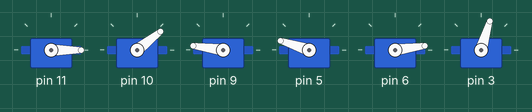
A sketch run on a simulated Arduino Uno, built with avr-gcc and run on an emulated ATmega328P. Parts: 6 × servo. What the sketch prints to the serial monitor is not drawn.

Above: at 6.17 s.
At 6.78 s:
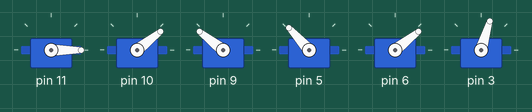
At 7.69 s:
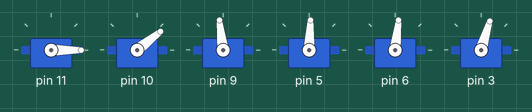
At 8.59 s:
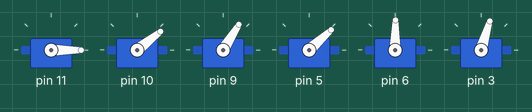
At 9.5 s:
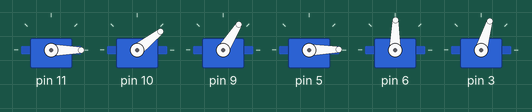
Timing chart, 0 to 11.0 s (numbered marks = the images above):
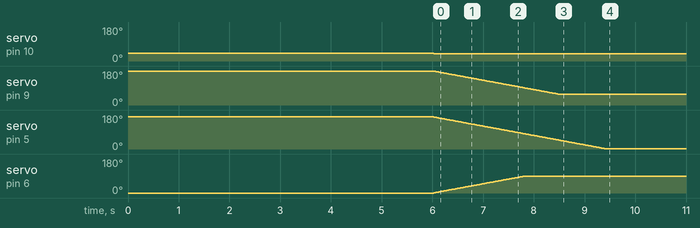

The sketch:

IK_code2.ino
```cpp
// This is the code that we came up with for the simplest case of orientation of robotic arm, the other code covers all cases.
#include <Braccio.h>
#include <Servo.h>
#include<math.h>

const float DEG_2_RAD=PI/180.0f;
const float RAD_2_DEG=180.0f/PI;

float l1=125;
float l2=125;
float l3=60;

float xprime;
float yprime;
float c;

float beta;
float theta1;
float theta2;
float theta3;

Servo base;
Servo shoulder;
Servo elbow;
Servo wrist_rot;
Servo wrist_ver;
Servo gripper;

void setup() {
  Braccio.begin();
  Serial.begin(9600);
}

void loop() {

  inversekinematics(0*DEG_2_RAD,150,200);

  }

void inversekinematics(float theta,float X,float Y)
{
  xprime=X-l3*cos(theta);
  yprime=Y-l3*sin(theta);

  c=sqrt(pow(xprime, 2) + pow(yprime, 2));

  beta = acos((pow(l1, 2) + pow(c, 2) - pow(l2, 2)) / (2 * l1*c ));
  theta1 = atan2(yprime, xprime) - beta;

  theta2 = PI - acos((pow(l1, 2) + pow(l2, 2) - pow(c, 2)) / (2 * l1 * l2));
  theta3 = theta - theta1 - theta2;


  Braccio.ServoMovement(20,           0,  theta1*RAD_2_DEG, theta2*RAD_2_DEG, theta3*RAD_2_DEG, 90,  73);
  Serial.print("theta1 = ");
  Serial.print(theta1*RAD_2_DEG);
  Serial.print("theta2 = ");
  Serial.print(theta2*RAD_2_DEG);
  Serial.print("theta3 = ");
  Serial.print(theta3*RAD_2_DEG);
}
```

Measured:
- by itself, servo on pin 10: 40° → 38° at 6.0 s
- by itself, servo on pin 9: moves from 180° to 58° over 2.4 s
- by itself, servo on pin 5: moves from 170° to 1° over 3.4 s
- by itself, servo on pin 6: moves from 0° to 89° over 1.8 s
